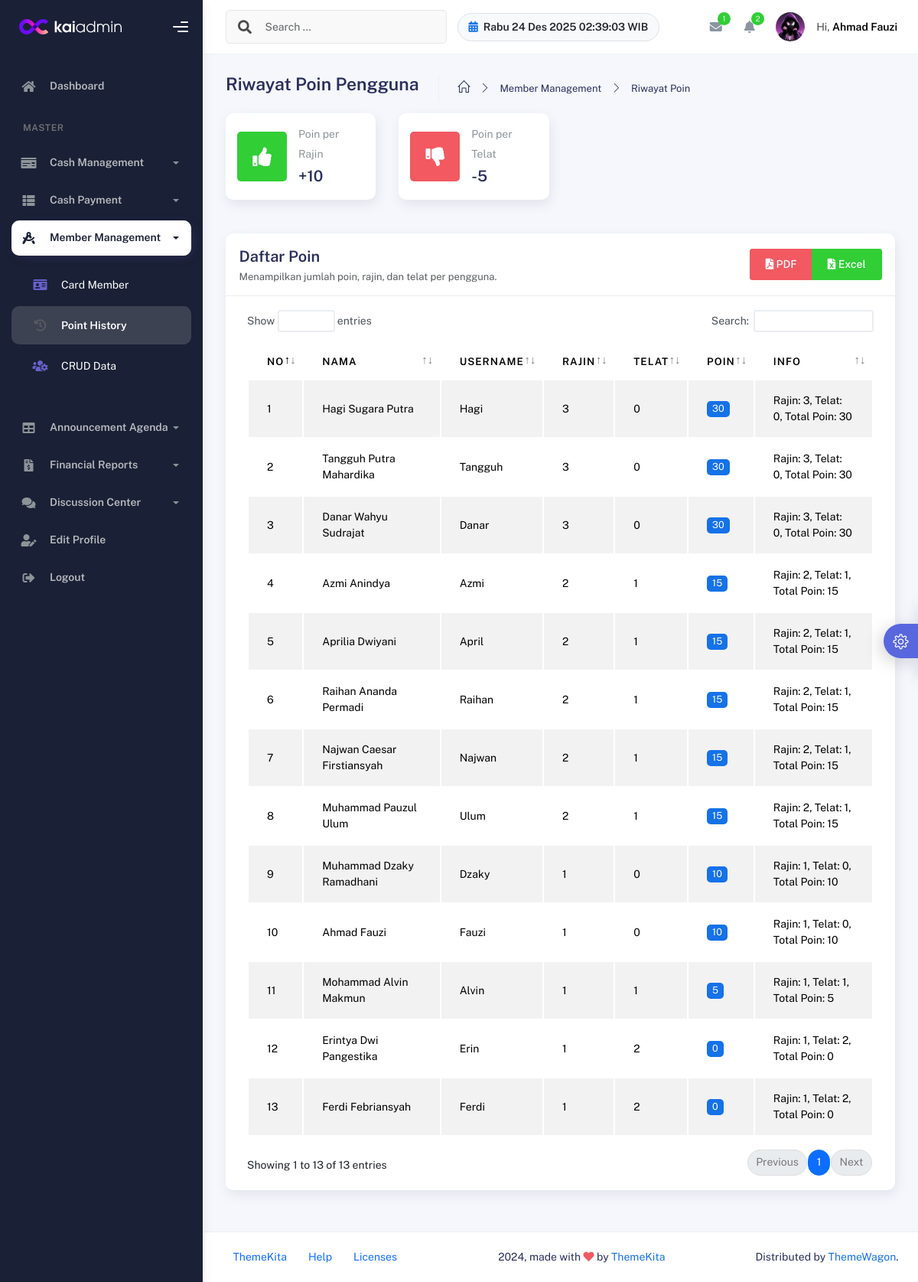
Before: /operator/point_history.php (signed in) with the older database file.
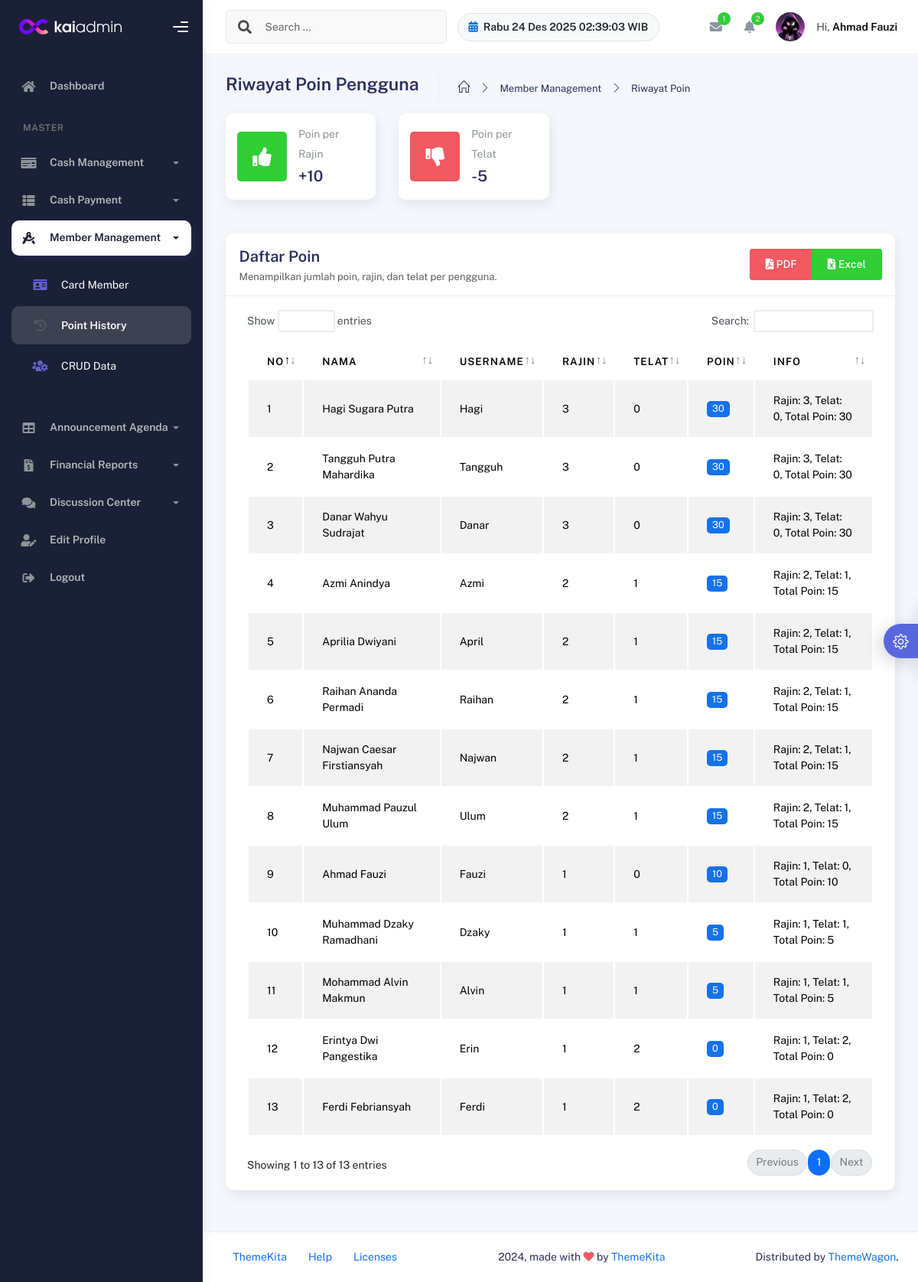
After: the same page with the newer database file.
### tables this page shows
CREATE TABLE `ranking` (
  `id_ranking` int NOT NULL,
  `id_user` int DEFAULT NULL,
  `jumlah_rajinnya` int DEFAULT '0',
  `jumlah_telatnya` int DEFAULT '0',
  `poin` int DEFAULT '0'
);

CREATE TABLE `user` (
  `id_user` int NOT NULL,
  `nama_lengkap` varchar(100) NOT NULL,
  `username` varchar(50) NOT NULL,
  `password` varchar(255) NOT NULL,
  `role` enum('admin','operator','user') NOT NULL,
  `status` enum('aktif','nonaktif') DEFAULT 'aktif',
  `profile_picture` varchar(255) DEFAULT NULL,
  `created_at` timestamp NULL DEFAULT CURRENT_TIMESTAMP,
  `background_picture` varchar(255) DEFAULT NULL
);

### operator/point_history.php (the view, shortened to what the changed rows need)
<?php
include '../config/database.php';
$sql = "SELECT r.id_ranking, r.id_user, r.jumlah_rajinnya, r.jumlah_telatnya, r.poin, u.nama_lengkap, u.username
        FROM ranking r
        LEFT JOIN user u ON r.id_user = u.id_user
        ORDER BY r.poin DESC, r.jumlah_rajinnya DESC";
$res = $conn->query($sql);
?>
<!DOCTYPE html>
<html lang="id">
<head>
    <link rel="stylesheet" href="../assets/css/bootstrap.min.css" />
    <link rel="stylesheet" href="../assets/css/plugins.min.css" />
    <link rel="stylesheet" href="../assets/css/kaiadmin.min.css" />
    <link rel="stylesheet" href="../assets/css/demo.css" />
</head>
<body>
    <div class="wrapper">
        <div class="main-panel">
                <?php include 'layout_operator/navbar.php'; ?>
            <div class="container">
                <div class="page-inner">
                    <div class="card">
                        <div class="card-body">
                            <div class="table-responsive">
                                <table id="poinTable" class="display table table-striped table-hover" style="width:100%">
                                    <thead>
                                        <tr>
                                            <th>No</th>
                                            <th>Nama</th>
                                            <th>Username</th>
                                            <th>Rajin</th>
                                            <th>Telat</th>
                                            <th>Poin</th>
                                            <th>Info</th>
                                        </tr>
                                    </thead>
                                    <tbody>
                                        <?php $no = 1;
                                        if ($res) while ($row = $res->fetch_assoc()): ?>
                                            <tr>
                                                <td><?= $no++ ?></td>
                                                <td><?= htmlspecialchars($row['nama_lengkap'] ?? '-') ?></td>
                                                <td><?= htmlspecialchars($row['username'] ?? '-') ?></td>
                                                <td><?= intval($row['jumlah_rajinnya'] ?? 0) ?></td>
                                                <td><?= intval($row['jumlah_telatnya'] ?? 0) ?></td>
                                                <td><span class="badge bg-primary badge-point"><?= intval($row['poin'] ?? 0) ?></span></td>
                                                <td>
                                                    <?php
                                                    $raj = intval($row['jumlah_rajinnya'] ?? 0);
                                                    $tel = intval($row['jumlah_telatnya'] ?? 0);
                                                    $poin = intval($row['poin'] ?? 0);
                                                    $info = "Rajin: {$raj}, Telat: {$tel}, Total Poin: {$poin}";
                                                    echo htmlspecialchars($info);
                                                    ?>
                                                </td>
                                            </tr>
                                        <?php endwhile; ?>
                                    </tbody>
                                </table>
                            </div>
                        </div>
                    </div>
                </div>
            </div>
        </div>
    </div>
</body>
</html>

Changed rows visible on the page:
shown differently, row unchanged: ranking "Rajin: 1, Telat: 0, Total Poin: 10": moves up the list
changed ranking "Muhammad Dzaky Ramadhani": jumlah_telatnya "0" → "1"; poin "10" → "5"; info "Rajin: 1, Telat: 0, Total Poin: 10" → "Rajin: 1, Telat: 1, Total Poin: 5"
